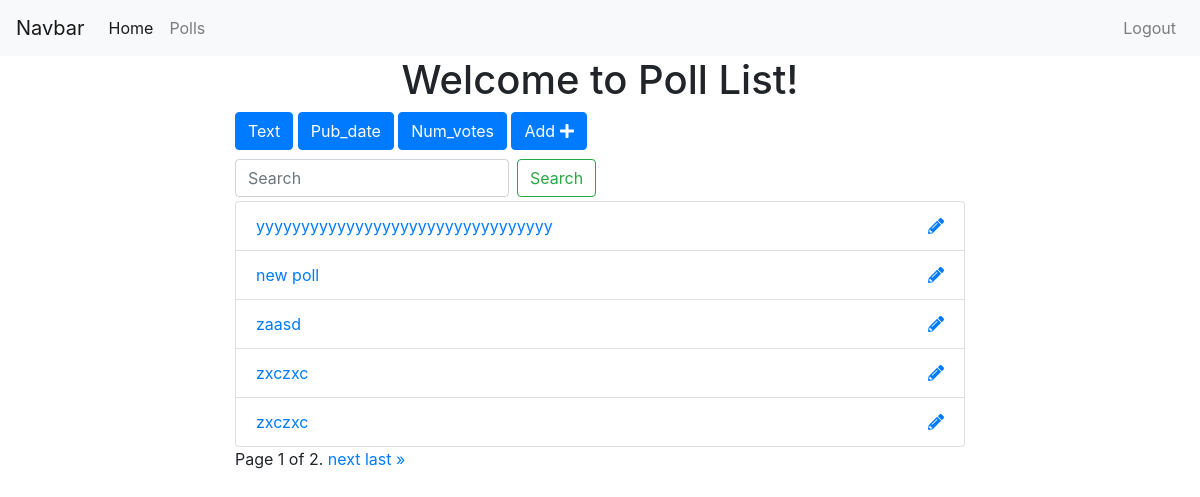
/polls/list/ (signed in), run on an earlier commit of the app's database.
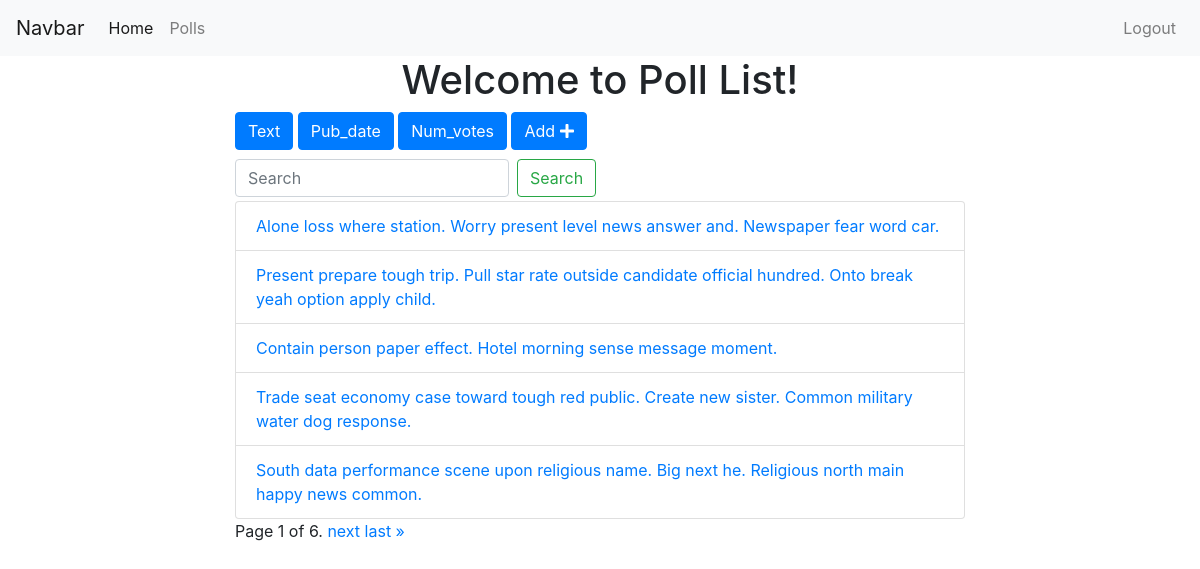
And on a later commit of the database.
### polls/models.py (models this page shows, shortened)
class Poll(models.Model):
    owner = models.ForeignKey(User, on_delete=models.CASCADE, default=1)
    text = models.CharField(max_length=255)
    pub_date = models.DateField()
    def __str__(self):
        return self.text

### polls/views.py (the view)
# urls.py: path('list/', views.polls_list, name="list"),
@login_required
def polls_list(request):
    polls = Poll.objects.all()
    search_term=''
    if 'text' in request.GET:
        polls = polls.order_by('text')
    if 'pub_date' in request.GET:
        polls = polls.order_by('-pub_date')
    if 'num_votes' in request.GET:
        polls = polls.annotate(Count('vote')).order_by('-vote__count')
    if 'search' in request.GET:
        search_term = request.GET['search']
        polls = polls.filter(text__icontains=search_term)
    paginator = Paginator(polls, 5)
    page = request.GET.get('page')
    polls = paginator.get_page(page)
    get_dict_copy = request.GET.copy()
    params = get_dict_copy.pop('page', True) and get_dict_copy.urlencode()
    context = {'polls': polls, 'params': params, 'search_term': search_term}
    return render(request, 'polls/polls_list.html', context)

### polls/templates/polls/polls_list.html (shortened to what this page needs)
{% extends 'base.html' %}
{% block content %}
<div class="container">
  <h1 class='text-center'>Welcome to Poll List!</h1>
  <div class="row">
    <div class="col-sm-8 offset-sm-2">
      <a
          href="?text=True"
          class="btn btn-{% if 'text' in request.GET %}warning{% else %}primary{% endif %}"
          style="margin-bottom: 5px">Text
      </a>
      <a
          href="?pub_date=True"
          class="btn btn-{% if 'pub_date' in request.GET %}warning{% else %}primary{% endif %}"
          style="margin-bottom: 5px">Pub_date
      </a>
      <a
          href="?num_votes=True"
          class="btn btn-{% if 'num_votes' in request.GET %}warning{% else %}primary{% endif %}"
          style="margin-bottom: 5px">Num_votes
      </a>
      <a href="{% url 'polls:add' %}" class="btn btn-primary" style="margin-bottom: 5px">Add <i class="fas fa-plus"></i> </a>
      <form class="form-inline my-2 my-lg-1">
        <input
            class="form-control mr-sm-2"
            type="search"
            placeholder="Search"
            aria-label="Search"
            name='search'
            value="{{search_term}}">
        <button class="btn btn-outline-success my-2 my-sm-0" type="submit">Search</button>
      </form>
      <ul class="list-group">
        {% for poll in polls %}
        <li class="list-group-item">
          <a href="{% url 'polls:detail' poll.id %}">{{ poll }}</a>
          {% if request.user == poll.owner %}
            <a href="{% url 'polls:edit_poll' poll.id %}" class='float-right'><i class="fas fa-pencil-alt"></i></a>
          {% endif %}
        </li>
        {% endfor %}
      </ul>
      <div class="pagination">
          <span class="step-links">
              <span class="current">
                  Page {{ polls.number }} of {{ polls.paginator.num_pages }}.
              </span>
              {% if polls.has_next %}
                  <a href="?page={{ polls.next_page_number }}&{{params}}">next</a>
                  <a href="?page={{ polls.paginator.num_pages }}&{{params}}">last &raquo;</a>
              {% endif %}
          </span>
      </div>
    </div>
  </div>
</div>
{% endblock %}

What changed in the data, as far as the page shows it:
removed Poll: text "yyyyyyyyyyyyyyyyyyyyyyyyyyyyyyyyy"
no longer on this page (row edited): Poll: text "new poll"
no longer on this page (row edited): Poll: text "zaasd"
no longer on this page (row edited): Poll: text "zxczxc"
no longer on this page (row edited): Poll: text "zxczxc"
added Poll: text "Alone loss where station. Worry present level news answer and. Newspaper fear word car."
added Poll: text "Present prepare tough trip. Pull star rate outside candidate official hundred. Onto break yeah option apply child."
added Poll: text "Contain person paper effect. Hotel morning sense message moment."
added Poll: text "Trade seat economy case toward tough red public. Create new sister. Common military water dog response."
added Poll: text "South data performance scene upon religious name. Big next he. Religious north main happy news common."
Also different on the page:
{{ polls.paginator.num_pages }}: "2" → "6"
